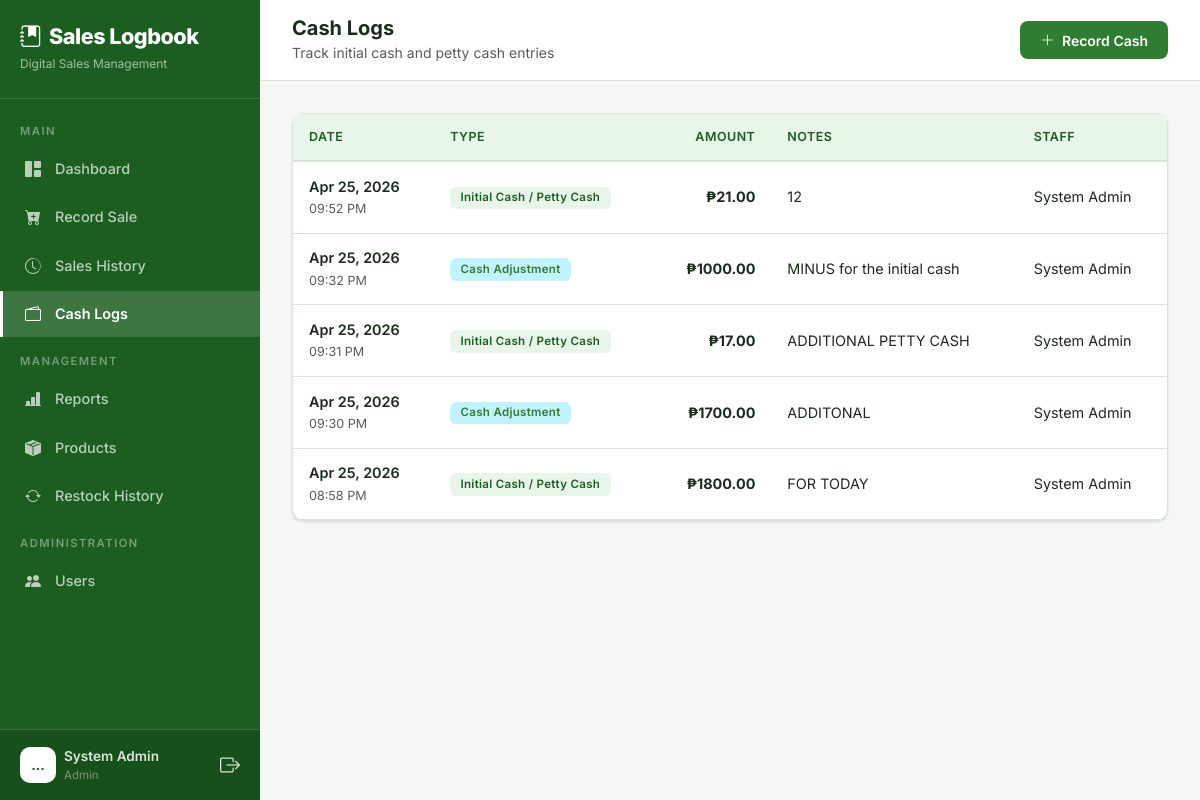
The page /cash-log/ (signed in) on the database as committed earlier.
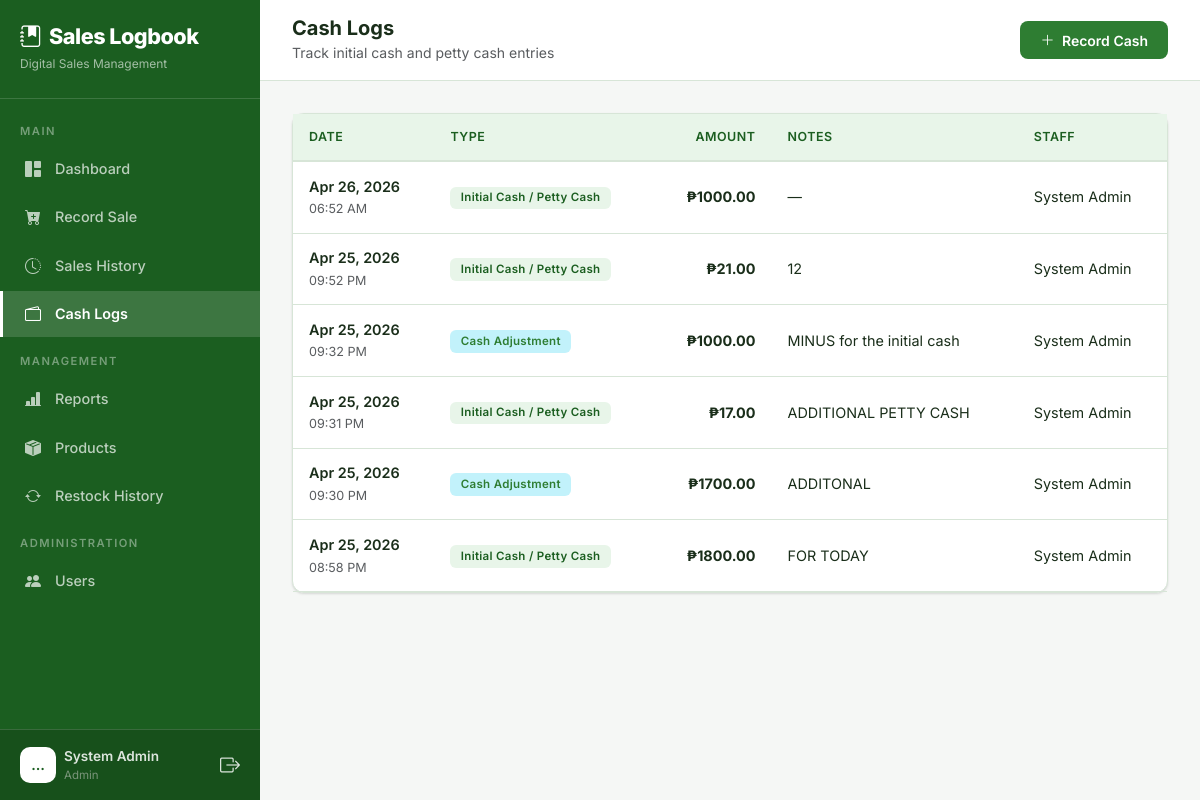
The same page on the database as committed later.
### core/models.py (models this page shows, shortened)
class CashLog(models.Model):
    LOG_TYPES = (
        ('initial', 'Initial Cash / Petty Cash'),
        ('adjustment', 'Cash Adjustment'),
        ('withdrawal', 'Cash Withdrawal'),
    )
    user = models.ForeignKey(User, on_delete=models.SET_NULL, null=True, related_name='cash_logs')
    amount = models.DecimalField(max_digits=12, decimal_places=2)
    log_type = models.CharField(max_length=20, choices=LOG_TYPES, default='initial')
    notes = models.TextField(blank=True, null=True)
    date = models.DateTimeField(default=timezone.now)
    created_at = models.DateTimeField(auto_now_add=True)
    class Meta:
        ordering = ['-date']

class User(AbstractUser):
    ROLE_CHOICES = (
        ('admin', 'Admin'),
        ('manager', 'Manager'),
        ('staff', 'Sales Staff'),
    )
    role = models.CharField(max_length=10, choices=ROLE_CHOICES, default='staff')
    phone = models.CharField(max_length=20, blank=True, null=True)

### core/views.py (the view)
# urls.py: path('cash-log/', views.cash_log_list, name='cash_log_list'),
@login_required
def cash_log_list(request):
    logs = CashLog.objects.select_related('user').all()
    if request.user.role == 'staff':
        logs = logs.filter(user=request.user)
    paginator = Paginator(logs, 20)
    page = request.GET.get('page', 1)
    logs = paginator.get_page(page)
    return render(request, 'core/cash_log_list.html', {'logs': logs})

### core/templates/core/cash_log_list.html (shortened to what this page needs)
{% extends "core/base.html" %}
{% load static %}
{% block body %}
{% include "core/partials/sidebar.html" %}
<div class="main-content">
    <div class="top-bar d-flex justify-content-between align-items-center">
        <div class="d-flex align-items-center gap-3">
            <div>
                <h5 class="mb-0 fw-bold">Cash Logs</h5>
                <small class="text-muted">Track initial cash and petty cash entries</small>
            </div>
        </div>
        <a href="{% url 'cash_log_create' %}" class="btn btn-primary">
            <i class="bi bi-plus-lg me-1"></i> Record Cash
        </a>
    </div>
    <div class="page-content fade-in">
        <div class="card">
            <div class="card-body p-0">
                {% if logs %}
                <div class="table-responsive">
                    <table class="table table-hover mb-0">
                        <thead>
                            <tr>
                                <th>Date</th>
                                <th>Type</th>
                                <th class="text-end">Amount</th>
                                <th>Notes</th>
                                <th>Staff</th>
                            </tr>
                        </thead>
                        <tbody>
                            {% for log in logs %}
                            <tr>
                                <td>
                                    <div class="fw-semibold">{{ log.date|date:"M d, Y" }}</div>
                                    <small class="text-muted">{{ log.date|date:"h:i A" }}</small>
                                </td>
                                <td>
                                    <span class="badge {% if log.log_type == 'initial' %}bg-primary{% elif log.log_type == 'withdrawal' %}bg-danger{% else %}bg-info{% endif %} bg-opacity-25 text-{{ log.log_type|yesno:'primary,danger,info' }}">
                                        {{ log.get_log_type_display }}
                                    </span>
                                </td>
                                <td class="text-end fw-bold">₱{{ log.amount|floatformat:2 }}</td>
                                <td>{{ log.notes|default:"—" }}</td>
                                <td>{{ log.user.get_full_name|default:log.user.username }}</td>
                            </tr>
                            {% endfor %}
                        </tbody>
                    </table>
                </div>
                {% else %}
                <div class="empty-state">
                    <i class="bi bi-currency-dollar"></i>
                    <p>No cash logs found. <a href="{% url 'cash_log_create' %}">Record your first entry!</a></p>
                </div>
                {% endif %}
            </div>
        </div>
    </div>
</div>
{% endblock %}

Rows that differ between the two databases and show on the page:
added CashLog: date "Apr 26, 2026", date "06:52 AM", log_type "Initial Cash / Petty Cash", amount "1000.00", notes "—", user.get_full_name "System Admin"
